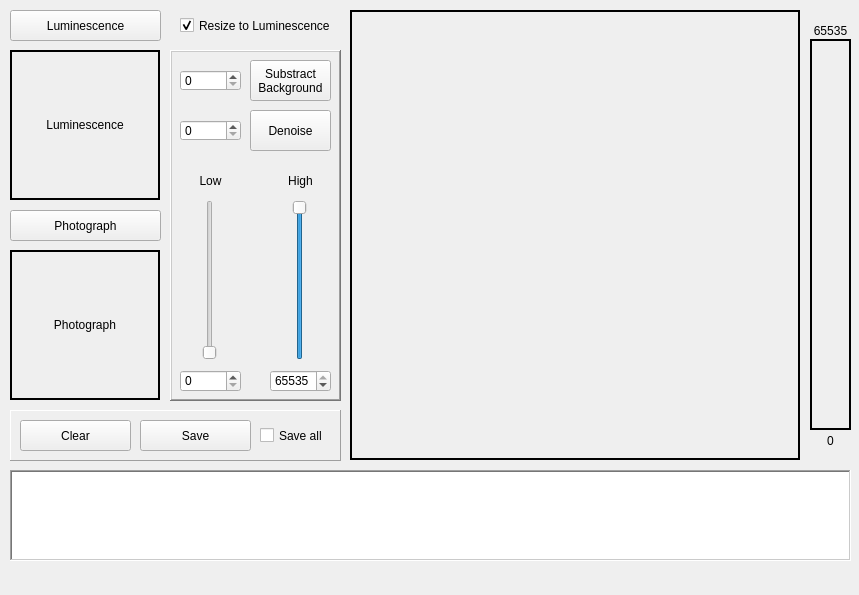
<?xml version="1.0" encoding="UTF-8"?>
<ui version="4.0">
 <class>ImageProcessITKQtVersionClass</class>
 <widget class="QMainWindow" name="ImageProcessITKQtVersionClass">
  <property name="geometry">
   <rect>
    <x>0</x>
    <y>0</y>
    <width>859</width>
    <height>595</height>
   </rect>
  </property>
  <property name="minimumSize">
   <size>
    <width>859</width>
    <height>595</height>
   </size>
  </property>
  <property name="maximumSize">
   <size>
    <width>859</width>
    <height>595</height>
   </size>
  </property>
  <property name="windowTitle">
   <string>NewImageProcessProgram</string>
  </property>
  <property name="windowIcon">
   <iconset>
    <normaloff>ImagePseudoColor.ico</normaloff>ImagePseudoColor.ico</iconset>
  </property>
  <widget class="QWidget" name="centralWidget">
   <widget class="QLabel" name="label_fusion">
    <property name="geometry">
     <rect>
      <x>350</x>
      <y>10</y>
      <width>450</width>
      <height>450</height>
     </rect>
    </property>
    <property name="frameShape">
     <enum>QFrame::WinPanel</enum>
    </property>
    <property name="text">
     <string/>
    </property>
    <property name="scaledContents">
     <bool>false</bool>
    </property>
    <property name="alignment">
     <set>Qt::AlignCenter</set>
    </property>
   </widget>
   <widget class="QLabel" name="label_white">
    <property name="geometry">
     <rect>
      <x>10</x>
      <y>250</y>
      <width>150</width>
      <height>150</height>
     </rect>
    </property>
    <property name="frameShape">
     <enum>QFrame::WinPanel</enum>
    </property>
    <property name="text">
     <string>Photograph</string>
    </property>
    <property name="scaledContents">
     <bool>false</bool>
    </property>
    <property name="alignment">
     <set>Qt::AlignCenter</set>
    </property>
   </widget>
   <widget class="QFrame" name="frame">
    <property name="geometry">
     <rect>
      <x>170</x>
      <y>50</y>
      <width>171</width>
      <height>351</height>
     </rect>
    </property>
    <property name="frameShape">
     <enum>QFrame::WinPanel</enum>
    </property>
    <property name="frameShadow">
     <enum>QFrame::Raised</enum>
    </property>
    <widget class="QLabel" name="label_3">
     <property name="geometry">
      <rect>
       <x>110</x>
       <y>120</y>
       <width>41</width>
       <height>21</height>
      </rect>
     </property>
     <property name="text">
      <string>High</string>
     </property>
     <property name="alignment">
      <set>Qt::AlignCenter</set>
     </property>
    </widget>
    <widget class="QSpinBox" name="spinBox_highValue">
     <property name="geometry">
      <rect>
       <x>100</x>
       <y>320</y>
       <width>61</width>
       <height>22</height>
      </rect>
     </property>
     <property name="minimum">
      <number>1</number>
     </property>
     <property name="maximum">
      <number>65535</number>
     </property>
     <property name="value">
      <number>65535</number>
     </property>
    </widget>
    <widget class="QSpinBox" name="spinBox_background">
     <property name="geometry">
      <rect>
       <x>10</x>
       <y>20</y>
       <width>61</width>
       <height>21</height>
      </rect>
     </property>
     <property name="maximum">
      <number>65535</number>
     </property>
    </widget>
    <widget class="QLabel" name="label_4">
     <property name="geometry">
      <rect>
       <x>20</x>
       <y>120</y>
       <width>41</width>
       <height>21</height>
      </rect>
     </property>
     <property name="text">
      <string>Low</string>
     </property>
     <property name="alignment">
      <set>Qt::AlignCenter</set>
     </property>
    </widget>
    <widget class="QPushButton" name="pushButton_substract">
     <property name="geometry">
      <rect>
       <x>80</x>
       <y>10</y>
       <width>81</width>
       <height>41</height>
      </rect>
     </property>
     <property name="text">
      <string>Substract
Background</string>
     </property>
    </widget>
    <widget class="QSpinBox" name="spinBox_lowValue">
     <property name="geometry">
      <rect>
       <x>10</x>
       <y>320</y>
       <width>61</width>
       <height>22</height>
      </rect>
     </property>
     <property name="maximum">
      <number>65534</number>
     </property>
    </widget>
    <widget class="QPushButton" name="pushButton_denoise">
     <property name="geometry">
      <rect>
       <x>80</x>
       <y>60</y>
       <width>81</width>
       <height>41</height>
      </rect>
     </property>
     <property name="text">
      <string>Denoise</string>
     </property>
    </widget>
    <widget class="QSpinBox" name="spinBox_filterSize">
     <property name="geometry">
      <rect>
       <x>10</x>
       <y>70</y>
       <width>61</width>
       <height>21</height>
      </rect>
     </property>
     <property name="maximum">
      <number>50</number>
     </property>
    </widget>
    <widget class="QSlider" name="verticalSlider_lowValue">
     <property name="geometry">
      <rect>
       <x>30</x>
       <y>150</y>
       <width>19</width>
       <height>160</height>
      </rect>
     </property>
     <property name="maximum">
      <number>65534</number>
     </property>
     <property name="orientation">
      <enum>Qt::Vertical</enum>
     </property>
     <property name="invertedAppearance">
      <bool>false</bool>
     </property>
    </widget>
    <widget class="QSlider" name="verticalSlider_highValue">
     <property name="geometry">
      <rect>
       <x>120</x>
       <y>150</y>
       <width>19</width>
       <height>160</height>
      </rect>
     </property>
     <property name="maximum">
      <number>65535</number>
     </property>
     <property name="value">
      <number>65535</number>
     </property>
     <property name="orientation">
      <enum>Qt::Vertical</enum>
     </property>
     <property name="invertedAppearance">
      <bool>false</bool>
     </property>
    </widget>
   </widget>
   <widget class="QPushButton" name="pushButton_photograph">
    <property name="geometry">
     <rect>
      <x>10</x>
      <y>210</y>
      <width>151</width>
      <height>31</height>
     </rect>
    </property>
    <property name="text">
     <string>Photograph</string>
    </property>
   </widget>
   <widget class="QFrame" name="frame_2">
    <property name="geometry">
     <rect>
      <x>10</x>
      <y>410</y>
      <width>331</width>
      <height>51</height>
     </rect>
    </property>
    <property name="frameShape">
     <enum>QFrame::Panel</enum>
    </property>
    <property name="frameShadow">
     <enum>QFrame::Raised</enum>
    </property>
    <widget class="QCheckBox" name="checkBox_saveAll">
     <property name="geometry">
      <rect>
       <x>250</x>
       <y>10</y>
       <width>71</width>
       <height>31</height>
      </rect>
     </property>
     <property name="text">
      <string>Save all</string>
     </property>
    </widget>
    <widget class="QPushButton" name="pushButton_save">
     <property name="geometry">
      <rect>
       <x>130</x>
       <y>10</y>
       <width>111</width>
       <height>31</height>
      </rect>
     </property>
     <property name="text">
      <string>Save</string>
     </property>
    </widget>
    <widget class="QPushButton" name="pushButton_clear">
     <property name="geometry">
      <rect>
       <x>10</x>
       <y>10</y>
       <width>111</width>
       <height>31</height>
      </rect>
     </property>
     <property name="text">
      <string>Clear</string>
     </property>
    </widget>
   </widget>
   <widget class="QPushButton" name="pushButton_luminescence">
    <property name="geometry">
     <rect>
      <x>10</x>
      <y>10</y>
      <width>151</width>
      <height>31</height>
     </rect>
    </property>
    <property name="text">
     <string>Luminescence</string>
    </property>
    <property name="autoExclusive">
     <bool>false</bool>
    </property>
    <property name="flat">
     <bool>false</bool>
    </property>
   </widget>
   <widget class="QLabel" name="label_luminescence">
    <property name="geometry">
     <rect>
      <x>10</x>
      <y>50</y>
      <width>150</width>
      <height>150</height>
     </rect>
    </property>
    <property name="frameShape">
     <enum>QFrame::WinPanel</enum>
    </property>
    <property name="text">
     <string>Luminescence</string>
    </property>
    <property name="scaledContents">
     <bool>false</bool>
    </property>
    <property name="alignment">
     <set>Qt::AlignCenter</set>
    </property>
   </widget>
   <widget class="QCheckBox" name="checkBox_resize">
    <property name="geometry">
     <rect>
      <x>180</x>
      <y>10</y>
      <width>151</width>
      <height>31</height>
     </rect>
    </property>
    <property name="text">
     <string>Resize to Luminescence</string>
    </property>
    <property name="checked">
     <bool>true</bool>
    </property>
   </widget>
   <widget class="QLabel" name="label_colormap">
    <property name="geometry">
     <rect>
      <x>810</x>
      <y>39</y>
      <width>41</width>
      <height>391</height>
     </rect>
    </property>
    <property name="frameShape">
     <enum>QFrame::WinPanel</enum>
    </property>
    <property name="text">
     <string/>
    </property>
    <property name="textFormat">
     <enum>Qt::AutoText</enum>
    </property>
    <property name="pixmap">
     <pixmap>JetColormapFunction.png</pixmap>
    </property>
    <property name="scaledContents">
     <bool>true</bool>
    </property>
    <property name="alignment">
     <set>Qt::AlignCenter</set>
    </property>
   </widget>
   <widget class="QLabel" name="label_colormapHigh">
    <property name="geometry">
     <rect>
      <x>810</x>
      <y>20</y>
      <width>41</width>
      <height>21</height>
     </rect>
    </property>
    <property name="text">
     <string>65535</string>
    </property>
    <property name="alignment">
     <set>Qt::AlignCenter</set>
    </property>
   </widget>
   <widget class="QLabel" name="label_colormapLow">
    <property name="geometry">
     <rect>
      <x>810</x>
      <y>430</y>
      <width>41</width>
      <height>21</height>
     </rect>
    </property>
    <property name="text">
     <string>0</string>
    </property>
    <property name="alignment">
     <set>Qt::AlignCenter</set>
    </property>
   </widget>
   <widget class="QTextEdit" name="textEdit_messageBox">
    <property name="geometry">
     <rect>
      <x>10</x>
      <y>470</y>
      <width>841</width>
      <height>91</height>
     </rect>
    </property>
    <property name="frameShape">
     <enum>QFrame::WinPanel</enum>
    </property>
    <property name="readOnly">
     <bool>true</bool>
    </property>
   </widget>
  </widget>
  <widget class="QMenuBar" name="menuBar">
   <property name="geometry">
    <rect>
     <x>0</x>
     <y>0</y>
     <width>859</width>
     <height>23</height>
    </rect>
   </property>
  </widget>
 </widget>
 <layoutdefault spacing="6" margin="11"/>
 <resources>
  <include location="imageprocessitkqtversion.qrc"/>
 </resources>
 <connections>
  <connection>
   <sender>verticalSlider_lowValue</sender>
   <signal>valueChanged(int)</signal>
   <receiver>spinBox_lowValue</receiver>
   <slot>setValue(int)</slot>
   <hints>
    <hint type="sourcelabel">
     <x>206</x>
     <y>265</y>
    </hint>
    <hint type="destinationlabel">
     <x>207</x>
     <y>404</y>
    </hint>
   </hints>
  </connection>
  <connection>
   <sender>verticalSlider_highValue</sender>
   <signal>valueChanged(int)</signal>
   <receiver>spinBox_highValue</receiver>
   <slot>setValue(int)</slot>
   <hints>
    <hint type="sourcelabel">
     <x>298</x>
     <y>337</y>
    </hint>
    <hint type="destinationlabel">
     <x>296</x>
     <y>395</y>
    </hint>
   </hints>
  </connection>
  <connection>
   <sender>spinBox_lowValue</sender>
   <signal>valueChanged(int)</signal>
   <receiver>verticalSlider_lowValue</receiver>
   <slot>setValue(int)</slot>
   <hints>
    <hint type="sourcelabel">
     <x>226</x>
     <y>402</y>
    </hint>
    <hint type="destinationlabel">
     <x>217</x>
     <y>331</y>
    </hint>
   </hints>
  </connection>
  <connection>
   <sender>spinBox_highValue</sender>
   <signal>valueChanged(int)</signal>
   <receiver>verticalSlider_highValue</receiver>
   <slot>setValue(int)</slot>
   <hints>
    <hint type="sourcelabel">
     <x>311</x>
     <y>398</y>
    </hint>
    <hint type="destinationlabel">
     <x>292</x>
     <y>328</y>
    </hint>
   </hints>
  </connection>
  <connection>
   <sender>verticalSlider_lowValue</sender>
   <signal>valueChanged(int)</signal>
   <receiver>label_colormapLow</receiver>
   <slot>setNum(int)</slot>
   <hints>
    <hint type="sourcelabel">
     <x>214</x>
     <y>243</y>
    </hint>
    <hint type="destinationlabel">
     <x>823</x>
     <y>463</y>
    </hint>
   </hints>
  </connection>
  <connection>
   <sender>verticalSlider_highValue</sender>
   <signal>valueChanged(int)</signal>
   <receiver>label_colormapHigh</receiver>
   <slot>setNum(int)</slot>
   <hints>
    <hint type="sourcelabel">
     <x>304</x>
     <y>259</y>
    </hint>
    <hint type="destinationlabel">
     <x>839</x>
     <y>53</y>
    </hint>
   </hints>
  </connection>
 </connections>
</ui>
